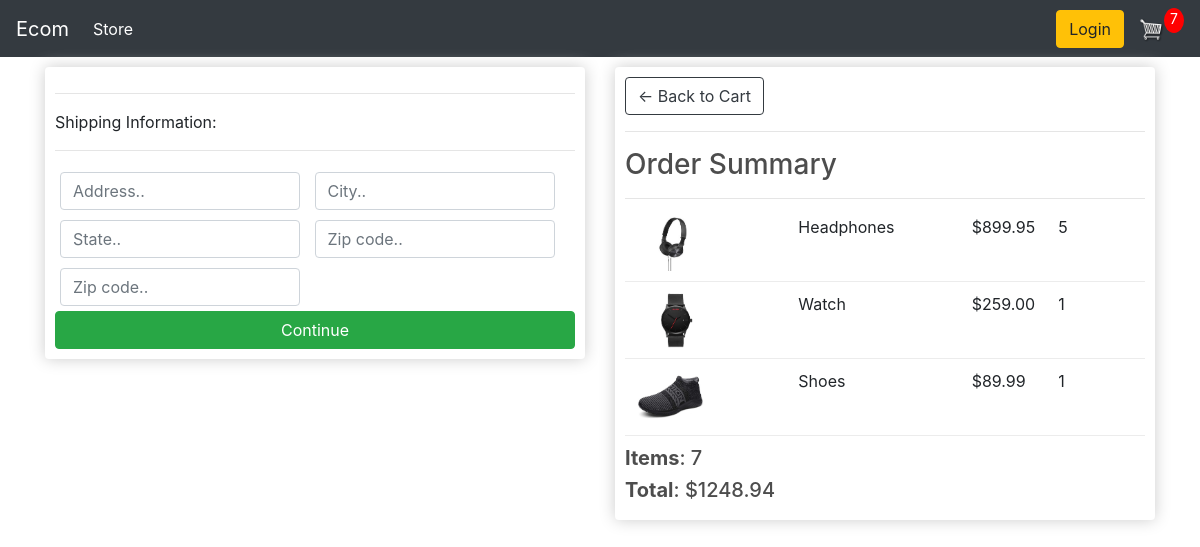
Screenshot of /checkout/ (signed in) with the database file from the repository.
### store/models.py (models this page shows, shortened)
class OrderItem(models.Model):
    product = models.ForeignKey(Product, on_delete=models.SET_NULL, null=True, blank=True)
    order = models.ForeignKey(Order, on_delete=models.SET_NULL, null=True, blank=True)
    quantity = models.IntegerField(default=0, blank=True, null=True)
    date_added = models.DateTimeField(auto_now_add=True)
    @property
    def get_total(self):
        total = self.product.price * self.quantity
        return total

class Product(models.Model):
    name = models.CharField(max_length=200, null=True)
    price = models.DecimalField(max_digits=7, decimal_places=2)
    digital = models.BooleanField(default=False, null=True, blank=True)
    image = models.ImageField(null=True, blank=True)
    @property
    def imageURL(self):
        try:
            url = self.image.url
        except:
            url = ''
        return url

class Order(models.Model):
    customer = models.ForeignKey(Customer, on_delete=models.SET_NULL, null=True, blank=True)
    date_ordered = models.DateTimeField(auto_now_add=True)
    complete = models.BooleanField(default=False, null=True, blank=True)
    transaction_id = models.CharField(max_length=200, null=True)
    @property
    def shipping(self):
        shipping = False
        orderitems = self.orderitem_set.all()
        for i in orderitems:
            if i.product.digital == False:
                shipping = True
        return shipping
    @property
    def get_cart_total(self):
        orderitems = self.orderitem_set.all()
        total = sum([item.get_total for item in orderitems])
        return total
    @property
    def get_cart_item(self):
        orderitems = self.orderitem_set.all()
        total = sum([item.quantity for item in orderitems])
        return total

### store/views.py (the view)
# urls.py: path('checkout/', checkout, name="checkout"),
def checkout(request):
    data = cartData(request)
    cartItems = data['cartItems']
    order = data['order']
    items = data['items']
    context = {'items':items, 'order':order,'cartItems':cartItems}
    return render(request, 'store/checkout.html', context)

### store/utils.py (called while the page is built)
def cartData(request):
    if request.user.is_authenticated:
        customer = request.user.customer
        order, created = Order.objects.get_or_create(customer=customer, complete=False)
        items = order.orderitem_set.all()
        cartItems = order.get_cart_item
    else:
        cookieData = cookieCart(request)
        cartItems = cookieData['cartItems']
        order = cookieData['order']
        items = cookieData['items']
    return {'cartItems':cartItems,'order':order,'items':items}

### store/templates/store/checkout.html (shortened to what this page needs)
{% extends 'store/main.html' %}
{% load static %}
{% block content %}
    <div class="row">
        <div class="col-lg-6">
            <div class="box-element" id="form-wrapper">
                <form id="form">
                    <div id="shipping-info">
                        <hr>
                        <p>Shipping Information:</p>
						<hr>
						<div class="form-field">
							<input class="form-control" type="text" name="address" placeholder="Address..">
						</div>
						<div class="form-field">
							<input class="form-control" type="text" name="city" placeholder="City..">
						</div>
						<div class="form-field">
							<input class="form-control" type="text" name="state" placeholder="State..">
						</div>
						<div class="form-field">
							<input class="form-control" type="text" name="zipcode" placeholder="Zip code..">
						</div>
						<div class="form-field">
							<input class="form-control" type="text" name="country" placeholder="Zip code..">
						</div>
                    </div>
                    <input id="form-button" class="btn btn-success btn-block" type="submit" value="Continue">
                </form>
            </div>
            <br>
        </div>
        <div class="col-lg-6">
            <div class="box-element">
                <a  class="btn btn-outline-dark" href="{% url 'cart' %}">&#x2190; Back to Cart</a>
                <hr>
                <h3>Order Summary</h3>
                <hr>
                {% for item in items %}
                <div class="cart-row">
					<div style="flex:2"><img class="row-image" src="{{item.product.imageURL}}"></div>
					<div style="flex:2"><p>{{item.product.name}}</p></div>
					<div style="flex:1"><p>${{item.get_total|floatformat:2}}</p></div>
					<div style="flex:1"><p>{{item.quantity}}</p></div>
				</div>
                {% endfor %}
                <h5><strong>Items</strong>:   {{order.get_cart_item}}</h5>
                <h5><strong>Total</strong>:   ${{order.get_cart_total|floatformat:2}}</h5>
            </div>
        </div>
    </div>
{% endblock %}

### static/css/main.css (style rules this page uses)
body { background-color: hsl(0, 0%, 98%); }
h1,h2,h3,h4,h5,h6 { color:hsl(0, 0%, 30%); }
.box-element { box-shadow:hsl(0, 0%, 80%) 0 0 16px; background-color: #fff; border-radius: 4px; padding: 10px; }
.col-lg-4, .col-lg-6, .col-lg-8, .col-lg-12 { margin-top: 10px; }
.btn { border-radius: 0; }
.row-image { width: 100px; }
.form-field { width:250px; display: inline-block; padding: 5px; }
.cart-row { display: flex; align-items: flex-stretch; padding-bottom: 10px; margin-bottom: 10px; border-bottom: 1px solid #ececec; }

### rows the page displays
OrderItem: product.imageURL (picture), product.name "Headphones", get_total "899.95", quantity "5"
OrderItem: product.imageURL (picture), product.name "Watch", get_total "259.00", quantity "1"
OrderItem: product.imageURL (picture), product.name "Shoes", get_total "89.99", quantity "1"
Order: get_cart_item "7", get_cart_total "1248.94"

### other values shown
{{ cartItems }} "7"
